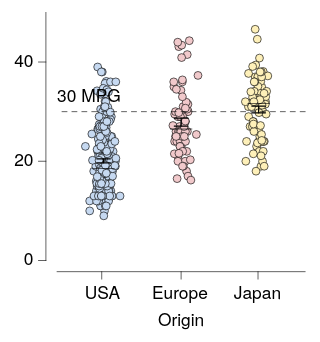

Describe this chart as a Vega-Lite specification.
### Vega-Lite specification from a JSON file in a GitHub repository (floating-point values rounded to 4 significant figures; data arrays with more than 128 entries replaced by an {"elided": "..."} marker saying what was removed)
{"background": null, "config": {"arc": {"fill": "#DBDBDB", "fillOpacity": 1.0, "innerRadius": 25.0, "padAngle": 0.03, "stroke": "black", "strokeOpacity": 1, "strokeWidth": 0.25}, "area": {"fill": "#DBDBDB", "fillOpacity": 1.0, "stroke": "black", "strokeOpacity": 1, "strokeWidth": 0.25}, "axis": {"domain": true, "domainCap": "round", "domainColor": "black", "domainWidth": 0.25, "grid": false, "gridCap": "round", "gridColor": "#F1F1F1", "gridDash": [0, 0], "gridOpacity": 1.0, "gridWidth": 0.25, "labelColor": "black", "labelFont": "HelveticaNeue", "labelFontSize": 7, "labelFontStyle": "normal", "labelFontWeight": 400, "offset": 4.5, "ticks": true, "tickCap": "round", "tickColor": "black", "tickSize": 3, "tickWidth": 0.25, "titleColor": "black", "titleFont": "HelveticaNeue", "titleFontSize": 7, "titleFontStyle": "normal", "titleFontWeight": 400}, "axisX": {"domain": true, "labelAlign": "center", "labelAngle": 0, "labels": true, "ticks": true, "translate": 0}, "axisY": {"domain": true, "labelAlign": "right", "labelAngle": 0, "labels": true, "ticks": true, "translate": 0}, "axisRight": {"domain": true, "labelAlign": "left", "labelAngle": 0, "labels": true, "ticks": true, "translate": 0}, "axisTop": {"domain": true, "labelAlign": "center", "labelAngle": 0, "labels": true, "ticks": true, "translate": 0}, "bar": {"fill": "#DBDBDB", "fillOpacity": 1.0, "stroke": "black", "strokeOpacity": 1, "strokeWidth": 0.25}, "boxplot": {"size": 9.0, "ticks": {"cornerRadius": 0.25, "fill": "black", "size": 4.5, "thickness": 0.25}, "box": {"fillOpacity": 1.0, "stroke": "black", "strokeOpacity": 1, "strokeWidth": 0.25}, "median": {"fill": "black", "fillOpacity": 1.0, "size": 9.0, "thickness": 0.25}, "rule": {"fill": "black", "fillOpacity": 1.0, "size": 10.0, "stroke": "black", "strokeDash": [0, 0], "strokeOpacity": 1, "strokeWidth": 0.25}, "outliers": {"color": "black", "fill": "black", "fillOpacity": 1.0, "size": 0, "stroke": "black", "strokeOpacity": 1, "strokeWidth": 0.25}}, "circle": {"fill": "black", "fillOpacity": 1.0, "size": 0.5, "stroke": "black", "strokeOpacity": 1, "strokeWidth": 0.25}, "errorband": {"band": {"fillOpacity": 0.6, "stroke": null, "strokeWidth": 0.25, "strokeOpacity": 1}, "borders": {"opacity": 0, "strokeOpacity": 0.25, "strokeWidth": 1}}, "errorbar": {"opacity": 1, "rule": {"strokeDash": [0, 0], "strokeWidth": 0.5}, "ticks": {"color": "black", "cornerRadius": 0.25, "opacity": 1, "size": 6.0, "thickness": 0.5}, "thickness": 0.5}, "font": "HelveticaNeue", "geoshape": {"fill": "#DBDBDB", "fillOpacity": 1.0, "stroke": "black", "strokeOpacity": 1, "strokeWidth": 0.25}, "header": {"labelColor": "black", "labelFont": "HelveticaNeue", "labelFontSize": 7, "labelFontStyle": "normal", "labelFontWeight": 400, "titleColor": "black", "titleFont": "HelveticaNeue", "titleFontSize": 7, "titleFontStyle": "normal", "titleFontWeight": 400, "titlePadding": 0}, "legend": {"disable": false, "offset": 4.5, "gradientLength": 50.0, "gradientThickness": 5.0, "gradientOpacity": 1.0, "gradientStrokeColor": "black", "gradientStrokeWidth": 0.25, "labelColor": "black", "labelFont": "HelveticaNeue", "labelFontSize": 7, "labelFontStyle": "normal", "labelFontWeight": 400, "strokeColor": "black", "strokeWidth": 0, "symbolSize": 42, "symbolStrokeColor": "black", "symbolStrokeWidth": 0.25, "titleColor": "black", "titleFont": "HelveticaNeue", "titleFontSize": 7, "titleFontStyle": "normal", "titleFontWeight": 400}, "line": {"color": "black", "stroke": "black", "strokeCap": "round", "strokeDash": [0, 0], "strokeOpacity": 1, "strokeWidth": 0.375}, "point": {"filled": true, "fill": "#DBDBDB", "fillOpacity": 1.0, "size": 5.0, "stroke": "black", "strokeOpacity": 1, "strokeWidth": 0.25}, "range": {"category": ["#C6D9F1", "#F1C9CB", "#FEF0B9", "#CEE37A", "#7AA8E0", "#E589A3", "#FDDD5D", "#68B961", "#4177B1", "#C35082", "#E5C227", "#438156"], "diverging": {"scheme": ["#C35082", "#CE6D94", "#D989A7", "#E2A4BA", "#EABFCE", "#F1DBE2", "#F6F6F6", "#D7E0EB", "#B9CBE0", "#9BB6D5", "#7DA1C9", "#5F8CBD", "#4177B1"]}, "heatmap": {"scheme": ["#DFE9F7", "#C6D9F1", "#ADC8EC", "#94B8E6", "#7AA8E0", "#6097DA", "#4D87CA", "#4177B1", "#386898", "#2F597F", "#264A69", "#1D3A58"]}, "ordinal": {"scheme": ["#F1F1F1", "#DBDBDB", "#C6C6C6", "#B2B2B2", "#9D9D9D", "#898989", "#767676", "#636363", "#515151", "#404040", "#2F2F2F", "#1F1F1F"]}, "ramp": {"scheme": ["#DFE9F7", "#C6D9F1", "#ADC8EC", "#94B8E6", "#7AA8E0", "#6097DA", "#4D87CA", "#4177B1", "#386898", "#2F597F", "#264A69", "#1D3A58"]}}, "rule": {"color": "black", "stroke": "black", "strokeCap": "round", "strokeDash": [2, 2], "strokeOpacity": 1, "strokeWidth": 0.25}, "scale": {"bandPaddingInner": 0.1, "bandPaddingOuter": 0.1, "round": false}, "rect": {"fill": "#DBDBDB", "fillOpacity": 1.0, "stroke": "black", "strokeOpacity": 1, "strokeWidth": 0.25}, "square": {"fill": "#DBDBDB", "fillOpacity": 1.0, "size": 10.0, "stroke": "black", "strokeOpacity": 1, "strokeWidth": 0.25}, "text": {"color": "black", "font": "HelveticaNeue", "fontSize": 7, "fontStyle": "normal", "fontWeight": 400}, "title": {"anchor": "middle", "frame": "group", "color": "black", "font": "HelveticaNeue", "fontSize": 7, "fontStyle": "normal", "fontWeight": 400, "subtitleColor": "black", "subtitleFont": "HelveticaNeue", "subtitleFontSize": "HelveticaNeue", "subtitleFontStyle": "normal", "subtitleFontWeight": 400}, "view": {"continuousWidth": 100, "continuousHeight": 100, "discreteWidth": 100, "discreteHeight": 100, "fill": null, "stroke": null, "strokeWidth": 0.25}}, "layer": [{"data": {"name": "data-5a85ede2053d4aec77293cfb476ae07b"}, "mark": {"type": "circle", "opacity": 1.0, "size": 10.0}, "encoding": {"color": {"field": "Origin", "legend": null, "sort": ["USA", "Europe", "Japan"], "title": null, "type": "nominal"}, "x": {"axis": {}, "field": "Origin", "sort": ["USA", "Europe", "Japan"], "title": "Origin", "type": "nominal"}, "xOffset": {"field": "jitter_x", "scale": {"domain": [-7.33, 7.33], "range": [5.17, 19.83]}, "type": "quantitative"}, "y": {"field": "Miles_per_Gallon", "title": "Miles per gallon", "type": "quantitative"}}}, {"data": {"name": "data-151257fe5f5caeab3f6ac0773c0d4267"}, "mark": {"type": "errorbar"}, "encoding": {"x": {"axis": {}, "field": "Origin", "sort": ["USA", "Europe", "Japan"], "title": "Origin", "type": "nominal"}, "y": {"field": "__mean", "title": "Miles per gallon", "type": "quantitative"}, "yError": {"field": "__error"}}}, {"data": {"name": "data-5a85ede2053d4aec77293cfb476ae07b"}, "mark": {"type": "boxplot", "box": {"fillOpacity": 0, "strokeOpacity": 0}, "outliers": {"opacity": 0}, "rule": {"strokeOpacity": 0}, "ticks": false}, "encoding": {"x": {"axis": {}, "field": "Origin", "sort": ["USA", "Europe", "Japan"], "title": "Origin", "type": "nominal"}, "y": {"field": "Miles_per_Gallon", "title": "Miles per gallon", "type": "quantitative"}}}, {"layer": [{"data": {"name": "data-1c1f29e91e32e78931b155e799083f63"}, "mark": {"type": "rule", "opacity": 1.0}, "encoding": {"y": {"field": "__v", "title": null, "type": "quantitative"}}}, {"data": {"name": "data-7f04ed02f69db8f5092b9e1d9f4439ee"}, "mark": {"type": "text", "align": "left", "baseline": "bottom", "dx": 0, "dy": -3, "fontSize": 7}, "encoding": {"text": {"field": "__label", "type": "nominal"}, "x": {"value": 0}, "y": {"field": "__v", "title": null, "type": "quantitative"}}}]}], "$schema": "https://vega.github.io/schema/vega-lite/v6.4.1.json", "datasets": {"data-5a85ede2053d4aec77293cfb476ae07b": {"elided": "398 records"}, "data-151257fe5f5caeab3f6ac0773c0d4267": [{"Origin": "Europe", "__mean": 27.89, "__error": 0.8037, "__dysonsphere__": 1}, {"Origin": "Japan", "__mean": 30.45, "__error": 0.6852, "__dysonsphere__": 1}, {"Origin": "USA", "__mean": 20.08, "__error": 0.4058, "__dysonsphere__": 1}], "data-1c1f29e91e32e78931b155e799083f63": [{"__v": 30.0, "__dysonsphere__": 1}], "data-7f04ed02f69db8f5092b9e1d9f4439ee": [{"__v": 30.0, "__label": "30 MPG", "__dysonsphere__": 1}]}}
